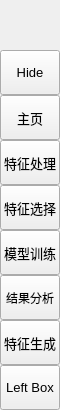
        <widget class="QFrame" name="leftMenuBg">
         <property name="minimumSize">
          <size>
           <width>60</width>
           <height>0</height>
          </size>
         </property>
         <property name="maximumSize">
          <size>
           <width>60</width>
           <height>16777215</height>
          </size>
         </property>
         <property name="frameShape">
          <enum>QFrame::NoFrame</enum>
         </property>
         <property name="frameShadow">
          <enum>QFrame::Raised</enum>
         </property>
         <layout class="QVBoxLayout" name="verticalLayout_3">
          <property name="spacing">
           <number>0</number>
          </property>
          <property name="leftMargin">
           <number>0</number>
          </property>
          <property name="topMargin">
           <number>0</number>
          </property>
          <property name="rightMargin">
           <number>0</number>
          </property>
          <property name="bottomMargin">
           <number>0</number>
          </property>
          <item>
           <widget class="QFrame" name="topLogoInfo">
            <property name="minimumSize">
             <size>
              <width>0</width>
              <height>50</height>
             </size>
            </property>
            <property name="maximumSize">
             <size>
              <width>16777215</width>
              <height>50</height>
             </size>
            </property>
            <property name="frameShape">
             <enum>QFrame::NoFrame</enum>
            </property>
            <property name="frameShadow">
             <enum>QFrame::Raised</enum>
            </property>
            <widget class="QFrame" name="topLogo">
             <property name="geometry">
              <rect>
               <x>10</x>
               <y>5</y>
               <width>42</width>
               <height>42</height>
              </rect>
             </property>
             <property name="minimumSize">
              <size>
               <width>42</width>
               <height>42</height>
              </size>
             </property>
             <property name="maximumSize">
              <size>
               <width>42</width>
               <height>42</height>
              </size>
             </property>
             <property name="styleSheet">
              <string notr="true">background-image: url(:/images/images/images/DataPilot.png);</string>
             </property>
             <property name="frameShape">
              <enum>QFrame::NoFrame</enum>
             </property>
             <property name="frameShadow">
              <enum>QFrame::Raised</enum>
             </property>
            </widget>
            <widget class="QLabel" name="titleLeftApp">
             <property name="geometry">
              <rect>
               <x>70</x>
               <y>8</y>
               <width>160</width>
               <height>20</height>
              </rect>
             </property>
             <property name="font">
              <font>
               <family>Segoe UI Semibold</family>
               <pointsize>12</pointsize>
               <italic>false</italic>
               <bold>false</bold>
               <kerning>true</kerning>
              </font>
             </property>
             <property name="text">
              <string>DataPilot</string>
             </property>
             <property name="alignment">
              <set>Qt::AlignLeading|Qt::AlignLeft|Qt::AlignTop</set>
             </property>
            </widget>
            <widget class="QLabel" name="titleLeftDescription">
             <property name="geometry">
              <rect>
               <x>70</x>
               <y>27</y>
               <width>160</width>
               <height>16</height>
              </rect>
             </property>
             <property name="maximumSize">
              <size>
               <width>16777215</width>
               <height>16</height>
              </size>
             </property>
             <property name="font">
              <font>
               <family>Segoe UI</family>
               <pointsize>8</pointsize>
               <italic>false</italic>
               <bold>false</bold>
              </font>
             </property>
             <property name="text">
              <string>ML GUI / Data Deep Explore</string>
             </property>
             <property name="alignment">
              <set>Qt::AlignLeading|Qt::AlignLeft|Qt::AlignTop</set>
             </property>
            </widget>
           </widget>
          </item>
          <item>
           <widget class="QFrame" name="leftMenuFrame">
            <property name="frameShape">
             <enum>QFrame::NoFrame</enum>
            </property>
            <property name="frameShadow">
             <enum>QFrame::Raised</enum>
            </property>
            <layout class="QVBoxLayout" name="verticalMenuLayout">
             <property name="spacing">
              <number>0</number>
             </property>
             <property name="leftMargin">
              <number>0</number>
             </property>
             <property name="topMargin">
              <number>0</number>
             </property>
             <property name="rightMargin">
              <number>0</number>
             </property>
             <property name="bottomMargin">
              <number>0</number>
             </property>
             <item>
              <widget class="QFrame" name="toggleBox">
               <property name="maximumSize">
                <size>
                 <width>16777215</width>
                 <height>45</height>
                </size>
               </property>
               <property name="frameShape">
                <enum>QFrame::NoFrame</enum>
               </property>
               <property name="frameShadow">
                <enum>QFrame::Raised</enum>
               </property>
               <layout class="QVBoxLayout" name="verticalLayout_4">
                <property name="spacing">
                 <number>0</number>
                </property>
                <property name="leftMargin">
                 <number>0</number>
                </property>
                <property name="topMargin">
                 <number>0</number>
                </property>
                <property name="rightMargin">
                 <number>0</number>
                </property>
                <property name="bottomMargin">
                 <number>0</number>
                </property>
                <item>
                 <widget class="QPushButton" name="toggleButton">
                  <property name="sizePolicy">
                   <sizepolicy hsizetype="Expanding" vsizetype="Fixed">
                    <horstretch>0</horstretch>
                    <verstretch>0</verstretch>
                   </sizepolicy>
                  </property>
                  <property name="minimumSize">
                   <size>
                    <width>0</width>
                    <height>45</height>
                   </size>
                  </property>
                  <property name="font">
                   <font>
                    <family>Segoe UI</family>
                    <pointsize>10</pointsize>
                    <italic>false</italic>
                    <bold>false</bold>
                   </font>
                  </property>
                  <property name="cursor">
                   <cursorShape>PointingHandCursor</cursorShape>
                  </property>
                  <property name="layoutDirection">
                   <enum>Qt::LeftToRight</enum>
                  </property>
                  <property name="styleSheet">
                   <string notr="true">background-image: url(:/icons/images/icons/icon_menu.png);</string>
                  </property>
                  <property name="text">
                   <string>Hide</string>
                  </property>
                 </widget>
                </item>
               </layout>
              </widget>
             </item>
             <item alignment="Qt::AlignTop">
              <widget class="QFrame" name="topMenu">
               <property name="frameShape">
                <enum>QFrame::NoFrame</enum>
               </property>
               <property name="frameShadow">
                <enum>QFrame::Raised</enum>
               </property>
               <layout class="QVBoxLayout" name="verticalLayout_8">
                <property name="spacing">
                 <number>0</number>
                </property>
                <property name="leftMargin">
                 <number>0</number>
                </property>
                <property name="topMargin">
                 <number>0</number>
                </property>
                <property name="rightMargin">
                 <number>0</number>
                </property>
                <property name="bottomMargin">
                 <number>0</number>
                </property>
                <item>
                 <widget class="QPushButton" name="btn_home">
                  <property name="sizePolicy">
                   <sizepolicy hsizetype="Expanding" vsizetype="Fixed">
                    <horstretch>0</horstretch>
                    <verstretch>0</verstretch>
                   </sizepolicy>
                  </property>
                  <property name="minimumSize">
                   <size>
                    <width>0</width>
                    <height>45</height>
                   </size>
                  </property>
                  <property name="font">
                   <font>
                    <family>Segoe UI</family>
                    <pointsize>10</pointsize>
                    <italic>false</italic>
                    <bold>false</bold>
                   </font>
                  </property>
                  <property name="cursor">
                   <cursorShape>PointingHandCursor</cursorShape>
                  </property>
                  <property name="layoutDirection">
                   <enum>Qt::LeftToRight</enum>
                  </property>
                  <property name="styleSheet">
                   <string notr="true">background-image: url(:/icons/images/icons/cil-home.png);</string>
                  </property>
                  <property name="text">
                   <string>主页</string>
                  </property>
                 </widget>
                </item>
                <item>
                 <widget class="QPushButton" name="btn_FeatureProcessing">
                  <property name="sizePolicy">
                   <sizepolicy hsizetype="Expanding" vsizetype="Fixed">
                    <horstretch>0</horstretch>
                    <verstretch>0</verstretch>
                   </sizepolicy>
                  </property>
                  <property name="minimumSize">
                   <size>
                    <width>0</width>
                    <height>45</height>
                   </size>
                  </property>
                  <property name="font">
                   <font>
                    <family>Segoe UI</family>
                    <pointsize>10</pointsize>
                    <italic>false</italic>
                    <bold>false</bold>
                   </font>
                  </property>
                  <property name="cursor">
                   <cursorShape>PointingHandCursor</cursorShape>
                  </property>
                  <property name="layoutDirection">
                   <enum>Qt::LeftToRight</enum>
                  </property>
                  <property name="styleSheet">
                   <string notr="true">background-image: url(:/icons/images/icons/cil-layers.png);</string>
                  </property>
                  <property name="text">
                   <string>特征处理</string>
                  </property>
                 </widget>
                </item>
                <item>
                 <widget class="QPushButton" name="btn_FeatureSelection">
                  <property name="sizePolicy">
                   <sizepolicy hsizetype="Expanding" vsizetype="Fixed">
                    <horstretch>0</horstretch>
                    <verstretch>0</verstretch>
                   </sizepolicy>
                  </property>
                  <property name="minimumSize">
                   <size>
                    <width>0</width>
                    <height>45</height>
                   </size>
                  </property>
                  <property name="font">
                   <font>
                    <family>Segoe UI</family>
                    <pointsize>10</pointsize>
                    <italic>false</italic>
                    <bold>false</bold>
                   </font>
                  </property>
                  <property name="cursor">
                   <cursorShape>PointingHandCursor</cursorShape>
                  </property>
                  <property name="layoutDirection">
                   <enum>Qt::LeftToRight</enum>
                  </property>
                  <property name="styleSheet">
                   <string notr="true">background-image: url(:/icons/images/icons/cil-feature-selection1.png);</string>
                  </property>
                  <property name="text">
                   <string>特征选择</string>
                  </property>
                 </widget>
                </item>
                <item>
                 <widget class="QPushButton" name="btn_ModelTraining">
                  <property name="sizePolicy">
                   <sizepolicy hsizetype="Expanding" vsizetype="Fixed">
                    <horstretch>0</horstretch>
                    <verstretch>0</verstretch>
                   </sizepolicy>
                  </property>
                  <property name="minimumSize">
                   <size>
                    <width>0</width>
                    <height>45</height>
                   </size>
                  </property>
                  <property name="font">
                   <font>
                    <family>Segoe UI</family>
                    <pointsize>10</pointsize>
                    <italic>false</italic>
                    <bold>false</bold>
                   </font>
                  </property>
                  <property name="cursor">
                   <cursorShape>PointingHandCursor</cursorShape>
                  </property>
                  <property name="layoutDirection">
                   <enum>Qt::LeftToRight</enum>
                  </property>
                  <property name="styleSheet">
                   <string notr="true">background-image: url(:/icons/images/icons/cil-model.png);</string>
                  </property>
                  <property name="text">
                   <string>模型训练</string>
                  </property>
                 </widget>
                </item>
                <item>
                 <widget class="QPushButton" name="btn_ResultAnalysis">
                  <property name="minimumSize">
                   <size>
                    <width>0</width>
                    <height>45</height>
                   </size>
                  </property>
                  <property name="styleSheet">
                   <string notr="true">background-image: url(:/icons/images/icons/cil-result-analysis1.png);</string>
                  </property>
                  <property name="text">
                   <string>结果分析</string>
                  </property>
                 </widget>
                </item>
                <item>
                 <widget class="QPushButton" name="btn_FeatureGeneration">
                  <property name="sizePolicy">
                   <sizepolicy hsizetype="Expanding" vsizetype="Fixed">
                    <horstretch>0</horstretch>
                    <verstretch>0</verstretch>
                   </sizepolicy>
                  </property>
                  <property name="minimumSize">
                   <size>
                    <width>0</width>
                    <height>45</height>
                   </size>
                  </property>
                  <property name="font">
                   <font>
                    <family>Segoe UI</family>
                    <pointsize>10</pointsize>
                    <italic>false</italic>
                    <bold>false</bold>
                   </font>
                  </property>
                  <property name="cursor">
                   <cursorShape>PointingHandCursor</cursorShape>
                  </property>
                  <property name="layoutDirection">
                   <enum>Qt::LeftToRight</enum>
                  </property>
                  <property name="styleSheet">
                   <string notr="true">background-image: url(:/icons/images/icons/cil-equalizer.png);</string>
                  </property>
                  <property name="text">
                   <string>特征生成</string>
                  </property>
                 </widget>
                </item>
               </layout>
              </widget>
             </item>
             <item alignment="Qt::AlignBottom">
              <widget class="QFrame" name="bottomMenu">
               <property name="frameShape">
                <enum>QFrame::NoFrame</enum>
               </property>
               <property name="frameShadow">
                <enum>QFrame::Raised</enum>
               </property>
               <layout class="QVBoxLayout" name="verticalLayout_9">
                <property name="spacing">
                 <number>0</number>
                </property>
                <property name="leftMargin">
                 <number>0</number>
                </property>
                <property name="topMargin">
                 <number>0</number>
                </property>
                <property name="rightMargin">
                 <number>0</number>
                </property>
                <property name="bottomMargin">
                 <number>0</number>
                </property>
                <item>
                 <widget class="QPushButton" name="toggleLeftBox">
                  <property name="sizePolicy">
                   <sizepolicy hsizetype="Expanding" vsizetype="Fixed">
                    <horstretch>0</horstretch>
                    <verstretch>0</verstretch>
                   </sizepolicy>
                  </property>
                  <property name="minimumSize">
                   <size>
                    <width>0</width>
                    <height>45</height>
                   </size>
                  </property>
                  <property name="font">
                   <font>
                    <family>Segoe UI</family>
                    <pointsize>10</pointsize>
                    <italic>false</italic>
                    <bold>false</bold>
                   </font>
                  </property>
                  <property name="cursor">
                   <cursorShape>PointingHandCursor</cursorShape>
                  </property>
                  <property name="layoutDirection">
                   <enum>Qt::LeftToRight</enum>
                  </property>
                  <property name="styleSheet">
                   <string notr="true">background-image: url(:/icons/images/icons/icon_settings.png);</string>
                  </property>
                  <property name="text">
                   <string>Left Box</string>
                  </property>
                 </widget>
                </item>
               </layout>
              </widget>
             </item>
            </layout>
           </widget>
          </item>
         </layout>
        </widget>
